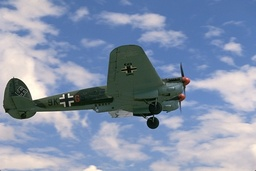
#> input picture Phase1/BSDS500/Images/1.jpg, 256 x 171 px, shrunk from 481 x 321 before the run; its folder holds only this picture in this run
$ python Wrapper.py
#> lines starting #> are read from the running program, lines starting #| are printed output that depends on the picture
#!/usr/bin/env python3

"""
RBE/CS549 Spring 2022: Computer Vision
Homework 0: Alohomora: Phase 1 Starter Code

Colab file can be found at:
	https://colab.research.google.com/drive/1FUByhYCYAfpl8J9VxMQ1DcfITpY8qgsF

Author(s):
Prof. Nitin J. Sanket (nsanket@wpi.edu), Lening Li (lli4@wpi.edu), Gejji, Vaishnavi Vivek (vgejji@wpi.edu)
Robotics Engineering Department,
Worcester Polytechnic Institute

Code adapted from CMSC733 at the University of Maryland, College Park.
"""

# Code starts here:

import os, cv2, skimage.transform

import numpy as np
import matplotlib.pyplot as plt
from sklearn.cluster import KMeans
from tqdm import tqdm

######################### Difference of Gaussian Filter Bank #########################
def convolve(image, kernel):
	"""
    Perform a 2D convolution.

    :param image: Input image or filter.
    :type image: numpy.ndarray
    :param kernel: Convolution kernel.
    :type kernel: numpy.ndarray
    :return: Convolved image.
    :rtype: numpy.ndarray
    """
	# Kernel flip for convolution
	kernel_horizontal_flip = np.flip(kernel, axis=0)
	kernel_flipped = np.flip(kernel_horizontal_flip, axis=1)

	# To maintain same dtype as input image
	filtered_output = np.zeros((image.shape[0], image.shape[1]))
	# filtered_output = np.zeros_like(image)

	# Add zero padding to the image
	padded_image = np.zeros((
		image.shape[0] + kernel_flipped.shape[0] - 1,
		image.shape[1] + kernel_flipped.shape[1] -1
	))
	# Overlay the image onto the zero padding
	padded_image[kernel_flipped.shape[0]//2:-kernel_flipped.shape[0]//2+1, kernel_flipped.shape[1]//2:-kernel_flipped.shape[1]//2+1] = image

	# Convolution operation
	for x in range(image.shape[1]):
		for y in range(image.shape[0]):
			filtered_output[x,y] = (kernel_flipped * padded_image[x:x+kernel_flipped.shape[1], y:y+kernel_flipped.shape[0]]).sum()

	return filtered_output


def gaussian(x, mean, sigma, derivative_order):
	"""
	Compute 1D gaussian and its derivatives.

	:param x: Points at which to evaluate gaussian.
	:type x: numpy.ndarray
	:param mean: Mean of the guassian
	:type mean: float
	:param sigma: Standard deviation of the guassian.
	:type sigma: float
	:param derivative_order: Order of derivative.
	:type derivative_order: int
	:return: 1D gaussian or its derivative.
	:rtype: numpy.ndarray
	"""
	normalizing_factor = 1 / (np.sqrt(2 * np.pi * sigma**2))
	exponent = (np.exp(-0.5* ((x - mean)**2)/(sigma**2)))
	gaussian = normalizing_factor * exponent

	if derivative_order == 1:
		guassian_order1 = -gaussian * ((x - mean)/(sigma**2))
		return guassian_order1
	elif derivative_order == 2:
		guassian_order2 = gaussian * ((x - mean)**2 - (sigma**2))/(sigma**4)
		return guassian_order2
	return gaussian


def gaussian2d(size, sigma_x, sigma_y, ordx_derivative, ordy_derivative, orientation):

	half_size = (size - 1) // 2
	x, y = np.mgrid[-half_size:half_size + 1, -half_size:half_size + 1]
	points = np.vstack([x.ravel(), y.ravel()])

	c, s = np.cos(orientation), np.sin(orientation)
	rotation_matrix = np.array([[c, -s], [s, c]])
	rotated_points = rotation_matrix @ points
	x = rotated_points[0, :]
	y = rotated_points[1, :]

	gx = gaussian(x, 0, sigma_x, ordx_derivative)
	gy = gaussian(y, 0, sigma_y, ordy_derivative)

	gaussian_2d = np.reshape(gx * gy, (size, size))

	return gaussian_2d


def create_oriented_dog_filters(num_orientations, num_scales):
	"""
	Create a set of oriented DoG filters at different scales and orientations.

	:param num_orientations: Number of orientations.
	:type num_orientations: int
	:param num_scales: Number of scales.
	:type num_scales: int
	:return: List of DoG filters.
	:rtype: list of tuples of numpy.ndarray
	"""
	orientations = np.linspace(0, 360, num_orientations)
	scales = np.linspace(3, 7, num_scales)
	filters = []

	for scale in scales:
		for angle in orientations:
			gauss = gaussian2d(size=49, sigma_x=scale, sigma_y=scale, ordx_derivative=None, ordy_derivative=None, orientation=angle)
			# Sobel filters
			sobel_x = np.array([[-1, 0, 1], [-2, 0, 2], [-1, 0, 1]])
			sobel_y = np.array([[1, 2, 1], [0, 0, 0], [-1, -2, -1]])

			dog_x = convolve(gauss, sobel_x)
			dog_y = convolve(gauss, sobel_y)

			dog_filter = dog_x + dog_y
			filters.append(dog_filter)

	return filters

def plot_DOGBank(filters, plotname):
	"""
	Plot the DoG filter bank.

	:param filters: List of DoG filters.
	:type filters: list of tuples of numpy.ndarray
	"""
	num_filters = len(filters)
	fig, axes = plt.subplots(nrows=2, ncols=num_filters//2, figsize=(12, 3))
	for i, dog_filter in enumerate(filters):
		ax = axes[i//((num_filters)//2), i%((num_filters)//2)]
		ax.imshow(dog_filter, cmap='gray')
		ax.axis('off')

	plt.tight_layout()
	plt.savefig(plotname)
	plt.close()

####################################################################################################

##################################### Leung-Malik Filter Bank ######################################
def create_LM_filters(num_orientations, filter_size, version="LMS"):
	"""
	Generate Leung-Malik(LM) filter bank.

	:param version: Version of filter bank LMS for Small and LML for Large, defaults to "LMS"
	:type version: str, optional
	:raises ValueError: Version specified has to be either LMS or LML
	:return: List of LM filters.
	:rtype: list of numpy.ndarray
	"""
	# Scales for LMS and LML
	if version == "LMS":
		scales = [1, np.sqrt(2), 2, 2*np.sqrt(2)]  # Scales for LM Small
	elif version == "LML":
		scales = [np.sqrt(2), 2, 2*np.sqrt(2), 4]  # Scales for LM Large
	else:
		raise ValueError("Version must be either LMS or LML")

	orientations = np.linspace(0, np.pi, num_orientations, endpoint=False)  # Orientations
	first_order_filters = len(scales[:-1]) * num_orientations
	second_order_filters = len(scales[:-1]) * num_orientations
	num_rotational_invariant_filters = 12

	total_filters = first_order_filters + second_order_filters + num_rotational_invariant_filters

	filter_bank = np.zeros((filter_size, filter_size, total_filters))
	filter_bank = [np.zeros((49, 49)) for _ in range(total_filters+1)]

	filter_count = 0
	for scale in scales[:3]:  # First three scales for derivative filters
		for angle in orientations:
			filter_bank[filter_count] = gaussian2d(filter_size, scale, 3 * scale, 1, 0, angle)
			filter_bank[filter_count + second_order_filters] = gaussian2d(filter_size, scale, 3 * scale, 2, 0, angle)
			filter_count += 1


	filter_count = first_order_filters + second_order_filters
	for i in range(len(scales)):
		laplacian_gaussian_x = gaussian2d(filter_size, scales[i], scales[i], 2, 0, 0)
		laplacian_gaussian_y = gaussian2d(filter_size, scales[i], scales[i], 0, 2, 0)
		filter_bank[filter_count] = laplacian_gaussian_x + laplacian_gaussian_y
		filter_count += 1

	for i in range(len(scales)):
		laplacian_gaussian_x = gaussian2d(filter_size, 3 * scales[i], 3 *scales[i], 2, 0, 0)
		laplacian_gaussian_y = gaussian2d(filter_size, 3 * scales[i], 3 *scales[i], 0, 2, 0)
		filter_bank[filter_count] = laplacian_gaussian_x + laplacian_gaussian_y
		filter_count += 1

	for i in range(len(scales)):
		filter_bank[filter_count] = gaussian2d(filter_size, scales[i], scales[i], 0, 0, 0)

		filter_count += 1

	return filter_bank


def plot_LMBank(filters, plotname):
	"""
	Plot the LM filter bank.

	:param filters: List of LM filters.
	:type filters: list of numpy.ndarray
	"""
	# Generate plot with 4 rows and 12 columns
	fig, axes = plt.subplots(nrows=4, ncols=12, figsize=(12, 8))

	for row in range(4):
		for col in range(12):
			if row < 3:
				if col < 6:
					index = row * 6 + col
				else:
					index = 18 + row * 6 + (col - 6)
			else:
				index = 36 + col
			ax = axes[row, col]
			ax.imshow(filters[index], cmap='gray')
			ax.axis('off')

	plt.tight_layout()
	plt.savefig(plotname)
	plt.close()

####################################################################################################

##################################### Gabor Filter Bank ######################################
import numpy as np
import matplotlib.pyplot as plt


def gabor(size, sigma, orientation, Lambda, psi, gamma):
	"""
	Gabor feature extraction.

	:param sigma: Standard deviation of the Gaussian envelope.
	:type sigma: float
	:param theta: Orientation of the normal to the parallel stripes of a Gabor function.
	:type theta: float
	:param Lambda: Wavelength of the sinusoidal factor.
	:type Lambda: float
	:param psi: Phase offset.
	:type psi: float
	:param gamma: Spatial aspect ratio.
	:type gamma: float
	:param nstd: Number of standard deviation sigma.
	:type nstd: int
	:return: Gabor filter.
	:rtype: numpy.ndarray
	"""
	sigma_x = sigma
	sigma_y = float(sigma) / gamma

	half_size = (size - 1) // 2
	x, y = np.mgrid[-half_size:half_size + 1, -half_size:half_size + 1]
	points = np.vstack([x.ravel(), y.ravel()])

	c, s = np.cos(orientation), np.sin(orientation)
	rotation_matrix = np.array([[c, -s], [s, c]])
	rotated_points = rotation_matrix @ points

	x_theta = rotated_points[0, :]
	y_theta = rotated_points[1, :]

	gabor_filter = np.exp(
		-0.5 * (x_theta**2 / sigma_x**2 + (y_theta**2 * gamma**2) / sigma_y**2)
	) * np.cos(2 * np.pi / Lambda * x_theta + psi)

	gabor_filter = np.reshape(gabor_filter, (size, size))

	return gabor_filter

def create_gabor_filters(size, sigmas, thetas, Lamda, psi, gamma):
	"""
	Create a set of Gabor filters at different orientations.

	:param sigma: Standard deviation of the Gaussian envelope.
	:type sigma: float
	:param nstds: Number of standard deviation sigma.
	:type nstds: int
	:param thetas: List of orientations.
	:type thetas: list of float
	:param Lamda: Wavelength of the sinusoidal factor.
	:type Lamda: float
	:param psi: Phase offset.
	:type psi: float
	:param gamma: Spatial aspect ratio.
	:type gamma: float
	:return: List of Gabor filters.
	:rtype: list of numpy.ndarray
	"""
	filters = []
	for sigma in (sigmas):
		for theta in (thetas):
			gb = gabor(size, sigma, theta, Lamda, psi, gamma)
			filters.append(gb)
	return filters

def plot_GaborBank(filters, plotname):
	"""
	Plot the Gabor filter bank.

	:param filters: List of Gabor filters.
	:type filters: list of numpy.ndarray
	"""
	nrows, ncols = 5, 8

	fig, axes = plt.subplots(nrows=nrows, ncols=ncols, figsize=(16, 10))

	for i, filter in enumerate(filters):
		row = i // ncols
		col = i % ncols

		# Plot the filter
		ax = axes[row, col]
		ax.imshow(filter, cmap='gray')
		ax.axis('off')

	plt.tight_layout()
	plt.savefig(plotname)
	plt.close()
####################################################################################################

##################################### Half-disk masks ######################################
def HalfDiskFilterBank(radii, orientations):
    filter_bank = []
    orients = np.linspace(0, 360, orientations)

    for radius in radii:
        size = 2 * radius + 1
        for orient in orients:
            mask = np.zeros([size, size])
            for i in range(radius):
                for j in range(size):
                    dist = (i - radius)**2 + (j - radius)**2
                    if dist < radius**2:
                        mask[i, j] = 1

            half_mask = skimage.transform.rotate(mask, orient)
            half_mask = np.round(half_mask)

            half_mask_rot = skimage.transform.rotate(half_mask, 180, cval=1)
            half_mask_rot = np.round(half_mask_rot)

            filter_bank.append(half_mask)
            filter_bank.append(half_mask_rot)

    return filter_bank


def plot_save(filters, file_dir, cols):
	rows = np.ceil(len(filters)/cols).astype(int)
	plt.subplots(rows, cols, figsize=(15,15))
	for index in range(len(filters)):
		plt.subplot(rows, cols, index+1)
		plt.axis('off')
		plt.imshow(filters[index], cmap='gray')
	plt.savefig(file_dir)
	plt.close()

####################################################################################################

##################################### Texton Maps ######################################
def create_texton_map(filtered_image, K=64):
	"""
	Generate texton map using K-means clustering.

	:param filtered_image: Filtered image.
	:type filtered_image: numpy.ndarray
	:param K: _description_, defaults to 64
	:type K: int, optional
	:return: Texton map.
	:rtype: numpy.ndarray
	"""
	# Reshape the filter responses
	pixel_array = filtered_image.reshape(filtered_image.shape[0], -1).T

	# Cluster the filter responses using K-means
	kmeans = KMeans(n_clusters=K, random_state=0).fit(pixel_array)
	texton_ids = kmeans.labels_.reshape(filtered_image.shape[1:])

	return texton_ids
####################################################################################################

##################################### Brightness Map ######################################
def generate_brightness_map(image_path, K=16):
    # Load image in grayscale
    image = cv2.imread(image_path, cv2.IMREAD_GRAYSCALE)

    # Flatten the image to a 2D array
    pixels = image.flatten().reshape(-1, 1)

    # Apply K-means clustering
    kmeans = KMeans(n_clusters=K, random_state=0).fit(pixels)
    brightness_ids = kmeans.labels_.reshape(image.shape)

    return brightness_ids

####################################################################################################

##################################### Color Map ######################################
def generate_color_map(image_path, K=16):
		# Load image
		image = cv2.imread(image_path, cv2.IMREAD_COLOR)
		image = cv2.cvtColor(image, cv2.COLOR_BGR2RGB)

		# Reshape the image to a 2D array
		pixels = image.reshape(-1, 3)

		# Apply K-means clustering
		kmeans = KMeans(n_clusters=K, random_state=0).fit(pixels)
		color_labels = kmeans.labels_.reshape(image.shape[:2])

		return color_labels
####################################################################################################

##################################### Texton Gradient ######################################
def gradient(image, bins, half_disk):
    """
    Compute texture gradients of the image using a bank of half-disk filters.

    :param image: Texton map of the image.
    :type image: numpy.ndarray
    :param bins: Number of texton bins.
    :type bins: int
    :param half_disk: Bank of half-disk filters.
    :type half_disk: list of numpy.ndarray
    :return: 3D matrix of texture gradient values.
    :rtype: numpy.ndarray
    """
    # Initialize a list to store the gradients
    gradients = []

    # Define the chi-square distance function
    def chi_square_dist(img, bin_id, filter1, filter2):
        tmp = np.float32(img == bin_id)
        g = cv2.filter2D(tmp, -1, filter1)
        h = cv2.filter2D(tmp, -1, filter2)
        chi_sqr = (g - h) ** 2 / (g + h + np.exp(-10))
        return chi_sqr / 2

    # Loop over each pair of half-disk filters
    for i in range(0, len(half_disk), 2):
        chi_sqr_dist = np.zeros_like(image, dtype=np.float32)
        for bin_id in range(bins):
            chi_sqr_dist += chi_square_dist(image, bin_id, half_disk[i], half_disk[i + 1])

        gradients.append(chi_sqr_dist)

    gradient_matrix = np.stack(gradients, axis=-1)

    return gradient_matrix
####################################################################################################
def main():

	IMAGES_PATH = "../BSDS500/Images"
	SOBEL_PATH = "../BSDS500/SobelBaseline"
	CANNY_PATH = "../BSDS500/CannyBaseline"

	TEXTON_MAPS_PATH = "../Outputs/TextonMaps"
	TEXTON_GRADIENTS_PATH = "../Outputs/TextonGradients"
	BRIGHTNESS_MAPS_PATH = "../Outputs/BrightnessMaps"
	BRIGHTNESS_GRADIENTS_PATH = "../Outputs/BrightnessGradients"
	COLOR_MAPS_PATH = "../Outputs/ColorMaps"
	COLOR_GRADIENTS_PATH = "../Outputs/ColorGradients"
	PBLITE_PATH = "../Outputs/PbliteOutputs"

	"""
	Generate Difference of Gaussian Filter Bank: (DoG)
	Display all the filters in this filter bank and save image as DoG.png,
	use command "cv2.imwrite(...)"
	"""
	# Generate 16 orientations and 2 scales of DoG filters
	dog_filters = create_oriented_dog_filters(num_orientations=16, num_scales=2)
	plot_DOGBank(dog_filters, '/home/megatron/workspace/WPI/Sem2/RBE549-Computer_Vision/submission/YourDirectoryID_hw0/Phase1/Code/filter_banks/DoG/DoG.png')

	"""
	Generate Leung-Malik Filter Bank: (LM)
	Display all the filters in this filter bank and save image as LM.png,
	use command "cv2.imwrite(...)"
	"""
	# Generate LM filters
	lms_filters = create_LM_filters(num_orientations=6, filter_size=49, version='LMS')  # Generate LM Small filters
	lml_filters = create_LM_filters(num_orientations=6, filter_size=49, version='LML')  # Generate LM Large filters
	lm_filters = lms_filters + lml_filters

	# Plot the LM filters
	plot_LMBank(lms_filters, '/home/megatron/workspace/WPI/Sem2/RBE549-Computer_Vision/submission/YourDirectoryID_hw0/Phase1/Code/filter_banks/LM/LM_Small.png')
	plot_LMBank(lml_filters, '/home/megatron/workspace/WPI/Sem2/RBE549-Computer_Vision/submission/YourDirectoryID_hw0/Phase1/Code/filter_banks/LM/LM_Large.png')

	"""
	Generate Gabor Filter Bank: (Gabor)
	Display all the filters in this filter bank and save image as Gabor.png,
	use command "cv2.imwrite(...)"
	"""
	# Generate Gabor filters
	filter_size = 33
	num_orientations = 8
	sigmas = np.geomspace(3, 33, 5, endpoint=False)
	thetas = np.linspace(0, np.pi, num_orientations, endpoint=False)
	Lambda = 10
	psi = 0
	gamma = 1
	gabor_filters = create_gabor_filters(filter_size, sigmas, thetas, Lambda, psi, gamma)

	plot_GaborBank(gabor_filters, '/home/megatron/workspace/WPI/Sem2/RBE549-Computer_Vision/submission/YourDirectoryID_hw0/Phase1/Code/filter_banks/Gabor/Gabor.png')

	"""
	Generate Half-disk masks
	Display all the Half-disk masks and save image as HDMasks.png,
	use command "cv2.imwrite(...)"
	"""
	half_disk = HalfDiskFilterBank([3, 9, 12], 8)
	plot_save(half_disk,"/home/megatron/workspace/WPI/Sem2/RBE549-Computer_Vision/submission/YourDirectoryID_hw0/Phase1/Code/filter_banks/Half_Disks/halfdisk.png",8)
#> in plot_save, `plt.savefig(file_dir)`:
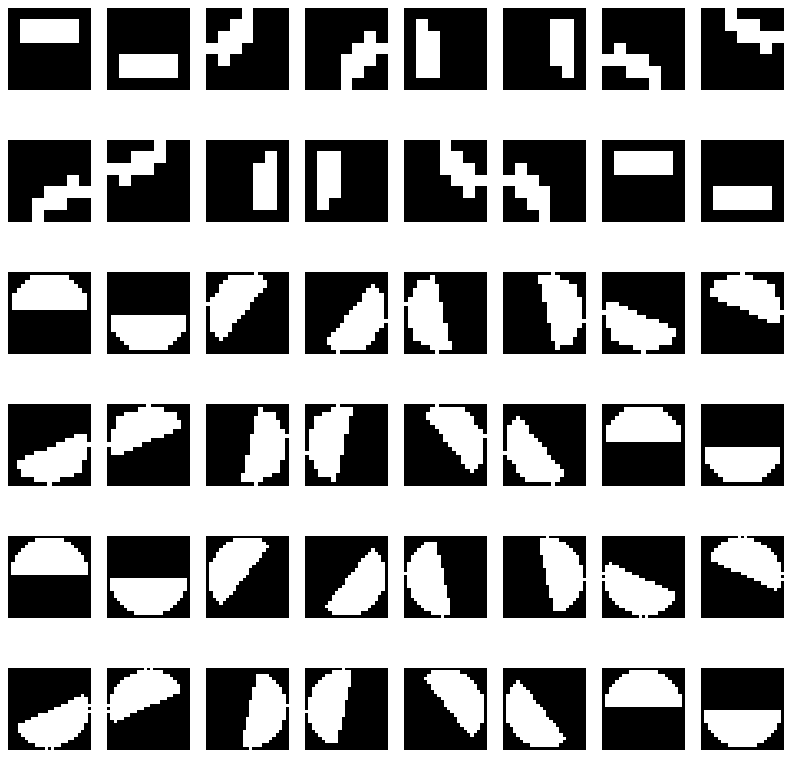
#> figure drawn by matplotlib, 48 panels

	for image_name in tqdm(os.listdir(IMAGES_PATH)):
		image_path = os.path.join(IMAGES_PATH, image_name)
		"""
		Generate Texton Map
		Filter image using oriented gaussian filter bank
		"""
		image = cv2.imread(image_path)
#> image is the input picture: shape (171, 256, 3); mean B, G, R 171.8, 147.1, 132.9
		image = cv2.cvtColor(image, cv2.COLOR_BGR2GRAY)
#> image: shape (171, 256)


		combined_filters = dog_filters + lm_filters + gabor_filters
		filtered_image = np.array([cv2.filter2D(image, -1, filter) for filter in combined_filters])

		"""
		Generate texture ID's using K-means clustering
		Display texton map and save image as TextonMap_ImageName.png,
		use command "cv2.imwrite('...)"
		"""
		texton_map = create_texton_map(filtered_image)
		if not os.path.exists(TEXTON_MAPS_PATH): os.makedirs(TEXTON_MAPS_PATH)
		filename = os.path.join(TEXTON_MAPS_PATH, 'texton_map_' + image_name)

		# Visualization
		plt.imsave(filename, texton_map, cmap='viridis')


		"""
		Generate Texton Gradient (Tg)
		Perform Chi-square calculation on Texton Map
		Display Tg and save image as Tg_ImageName.png,
		use command "cv2.imwrite(...)"
		"""
		texton_gradient = gradient(texton_map, 64, half_disk)
#> after the loop in gradient, `for i in range(0, len(half_disk), 2):`:
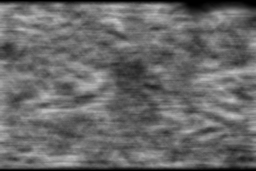
#> chi_sqr_dist: shape (171, 256) float32; min 3.24e-25, max 195.5, mean 105.4
#> after the loop in gradient, `for i in range(0, len(half_disk), 2):`: gradients = 24 items
		texton_gradient = np.mean(texton_gradient, axis=2)
		if not os.path.exists(TEXTON_GRADIENTS_PATH): os.makedirs(TEXTON_GRADIENTS_PATH)
		filename = os.path.join(TEXTON_GRADIENTS_PATH, 'texton_grad_' + image_name)

		# Visualization
		plt.imsave(filename, texton_gradient, cmap='viridis')

		"""
		Generate Brightness Map
		Perform brightness binning
		"""
		brightness_map = generate_brightness_map(image_path=image_path)
		if not os.path.exists(BRIGHTNESS_MAPS_PATH): os.makedirs(BRIGHTNESS_MAPS_PATH)
		filename = os.path.join(BRIGHTNESS_MAPS_PATH, 'brightness_map_' + image_name)

		# Visualization
		plt.imsave(filename, brightness_map, cmap='viridis')

		"""
		Generate Brightness Gradient (Bg)
		Perform Chi-square calculation on Brightness Map
		Display Bg and save image as Bg_ImageName.png,
		use command "cv2.imwrite(...)"
		"""
		brightness_gradient = gradient(brightness_map, 16, half_disk)
		brightness_gradient = np.mean(brightness_gradient, axis=2)
		if not os.path.exists(BRIGHTNESS_GRADIENTS_PATH): os.makedirs(BRIGHTNESS_GRADIENTS_PATH)
		filename = os.path.join(BRIGHTNESS_GRADIENTS_PATH, 'brightness_grad_' + image_name)

		# Visualization
		plt.imsave(filename, brightness_gradient, cmap='viridis')

		"""
		Generate Color Map
		Perform color binning or clustering
		"""
		color_map = generate_color_map(image_path=image_path)
		if not os.path.exists(COLOR_MAPS_PATH): os.makedirs(COLOR_MAPS_PATH)
		filename = os.path.join(COLOR_MAPS_PATH, 'color_map_' + image_name)

		# Visualization
		plt.imsave(filename, color_map, cmap='viridis')

		"""
		Generate Color Gradient (Cg)
		Perform Chi-square calculation on Color Map
		Display Cg and save image as Cg_ImageName.png,
		use command "cv2.imwrite(...)"
		"""
		color_gradient = gradient(color_map, 16, half_disk)
#> call 3 of gradient, with bins = 16
#> after the loop in gradient (call 3), `for i in range(0, len(half_disk), 2):`:
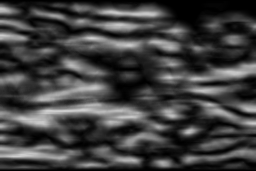
#> chi_sqr_dist: shape (171, 256) float32; min 1.64e-25, max 207, mean 63.9
		color_gradient = np.mean(color_gradient, axis=2)
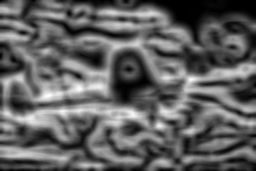
#> color_gradient: shape (171, 256) float32; min 5.53e-25, max 74.22, mean 28.3; drawn with min black and max white
		if not os.path.exists(COLOR_GRADIENTS_PATH): os.makedirs(COLOR_GRADIENTS_PATH)
		filename = os.path.join(COLOR_GRADIENTS_PATH, 'color_grad_' + image_name)

		# Visualization
		plt.imsave(filename, color_gradient, cmap='viridis')
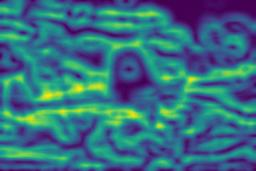
#> saved as color_grad_1.jpg: shape (171, 256, 3); mean R, G, B 54.8, 111.2, 128.6

		"""
		Read Sobel Baseline
		use command "cv2.imread(...)"
		"""
		filename = os.path.join(SOBEL_PATH, image_name.split('.')[0] + '.png')
		sobel_baseline = cv2.imread(filename, cv2.IMREAD_GRAYSCALE)

		"""
		Read Canny Baseline
		use command "cv2.imread(...)"
		"""
		filename = os.path.join(CANNY_PATH, image_name.split('.')[0] + '.png')
		canny_baseline = cv2.imread(filename, cv2.IMREAD_GRAYSCALE)

		"""
		Combine responses to get pb-lite output
		Display PbLite and save image as PbLite_ImageName.png
		use command "cv2.imwrite(...)"
		"""
		term1 = (texton_gradient + brightness_gradient + color_gradient) / 3
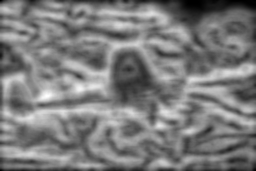
#> term1: shape (171, 256) float32; min 4.35e-25, max 78.86, mean 38.3; drawn with min black and max white
		term2 = (0.5 * sobel_baseline + 0.5 * canny_baseline)
		pb_lite = np.multiply(term1, term2)
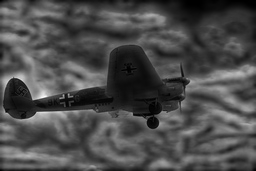
#> pb_lite: shape (171, 256) float64; min 0, max 18850, mean 5632.2; drawn with min black and max white

		if not os.path.exists(PBLITE_PATH): os.makedirs(PBLITE_PATH)
		filename = os.path.join(PBLITE_PATH, 'pblite_' + image_name)
		plt.imsave(filename, pb_lite, cmap='gray')

if __name__ == '__main__':
    main()
